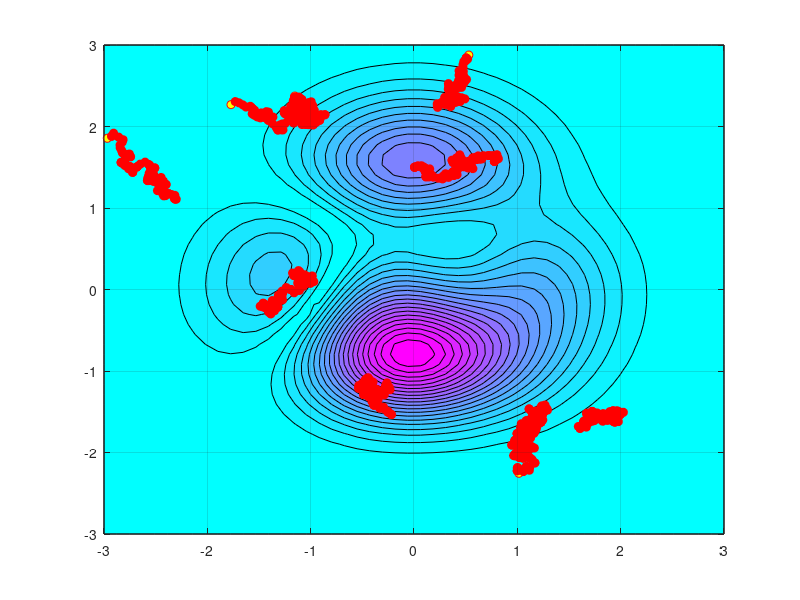

This chart was generated by the following MATLAB code: (Note: this script raises an error after producing the figure.)
%Simulated Annealing Restart
%============================
% Francisco Conceição al73819
%============================

clear
close all
clc

%Inicialização dos vetores X Y Z
X = zeros(1000,1);
Y = zeros(1000,1);
Z = zeros(1000,1);


Valores_Prob = zeros(1000,1);
Valores_Temp = zeros(1000,1);

a = 9;
b = 5;

f1 = @(x,y) a .* (1- x^2) .* exp(-x.^2 - (y+1).^2);
f2 =  @(x, y) -b .* (x./5 - x.^3 - y.^5) .* exp(-x.^2 - y.^2);
f3 =  @(x, y) -1/3 .* exp(-(x + 1).^2 - y.^2);
f =  @(x,y) abs(f1(x,y) + f2(x,y) + f3(x,y));


Max = [3 3];
Min = [-3 -3];

EixoX = linspace(-3, 3, 50);
EixoY = linspace(-3, 3, 50);

[cordX, cordY] = meshgrid(EixoX, EixoY);

cordZ = f(cordX, cordY);
contourf(cordX, cordY, cordZ, 20);
colormap(cool);
hold on

pos = 0;

for j = 1:10
    Temp = 90;
    
    x = 3 + (-3 -3) * rand();
    y= 3 + (-3 -3) * rand();
    hold on
    plot(x, y, 'ro','MarkerFaceColor','y');
    grid on;
    
    for i = 1:100
        x_temp = (rand - 0.5) * 2 * 0.05 + x;
        y_temp = (rand - 0.5) * 2 * 0.05 + y; 
        
        x_temp = min(x_temp, Max(1));
        y_temp = min(y_temp, Max(2));
        x_temp = max(x_temp, Min(1));
        y_temp = max(y_temp, Min(2));
    
        VarEnerg = f(x_temp, y_temp) - f(x, y);
        prob = 1/ (1+exp((abs(VarEnerg)) / Temp));
        Valores_Temp(i + pos) = Temp;
        Valores_Prob(i + pos) = prob;
        if VarEnerg > 0
            x = x_temp;
            y = y_temp;
        elseif rand > prob
            x = x_temp;
            y = y_temp;
        end
        plot(x, y, 'ro','MarkerFaceColor','r');
        X(i + pos) = x;
        Y(i + pos) = y;
        Z(i + pos) = f(x, y);
        Temp = 0.94 * Temp;
    end
    pos = pos + i;
end
f = figure;

colormap(f,cool);
C = cordX .* cordY;
surf(cordX, cordY, cordZ, C);
colorbar;

hold on;
plot3(X, Y, Z, 'ro', 'MarkerFaceColor','r');

figure("Name", "Temperatura por iteração")
plot(Valores_Temp, 'b');
xline([0 100 200 300 400 500 600 700 800 900], '--b')

figure("Name","Probabilidade por iteração")
plot(Valores_Prob, 'r');
xline([0 100 200 300 400 500 600 700 800 900], '--b')
hold off


